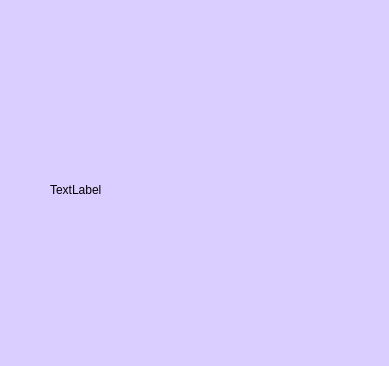
<?xml version="1.0" encoding="UTF-8"?>
<ui version="4.0">
 <class>RandomPic</class>
 <widget class="QWidget" name="RandomPic">
  <property name="geometry">
   <rect>
    <x>0</x>
    <y>0</y>
    <width>389</width>
    <height>366</height>
   </rect>
  </property>
  <property name="windowTitle">
   <string>Случайная картинка</string>
  </property>
  <property name="styleSheet">
   <string notr="true">background-color: rgb(218, 205, 255);</string>
  </property>
  <widget class="QLabel" name="label">
   <property name="geometry">
    <rect>
     <x>50</x>
     <y>40</y>
     <width>300</width>
     <height>300</height>
    </rect>
   </property>
   <property name="text">
    <string>TextLabel</string>
   </property>
  </widget>
 </widget>
 <layoutdefault spacing="6" margin="11"/>
 <resources/>
 <connections/>
</ui>
